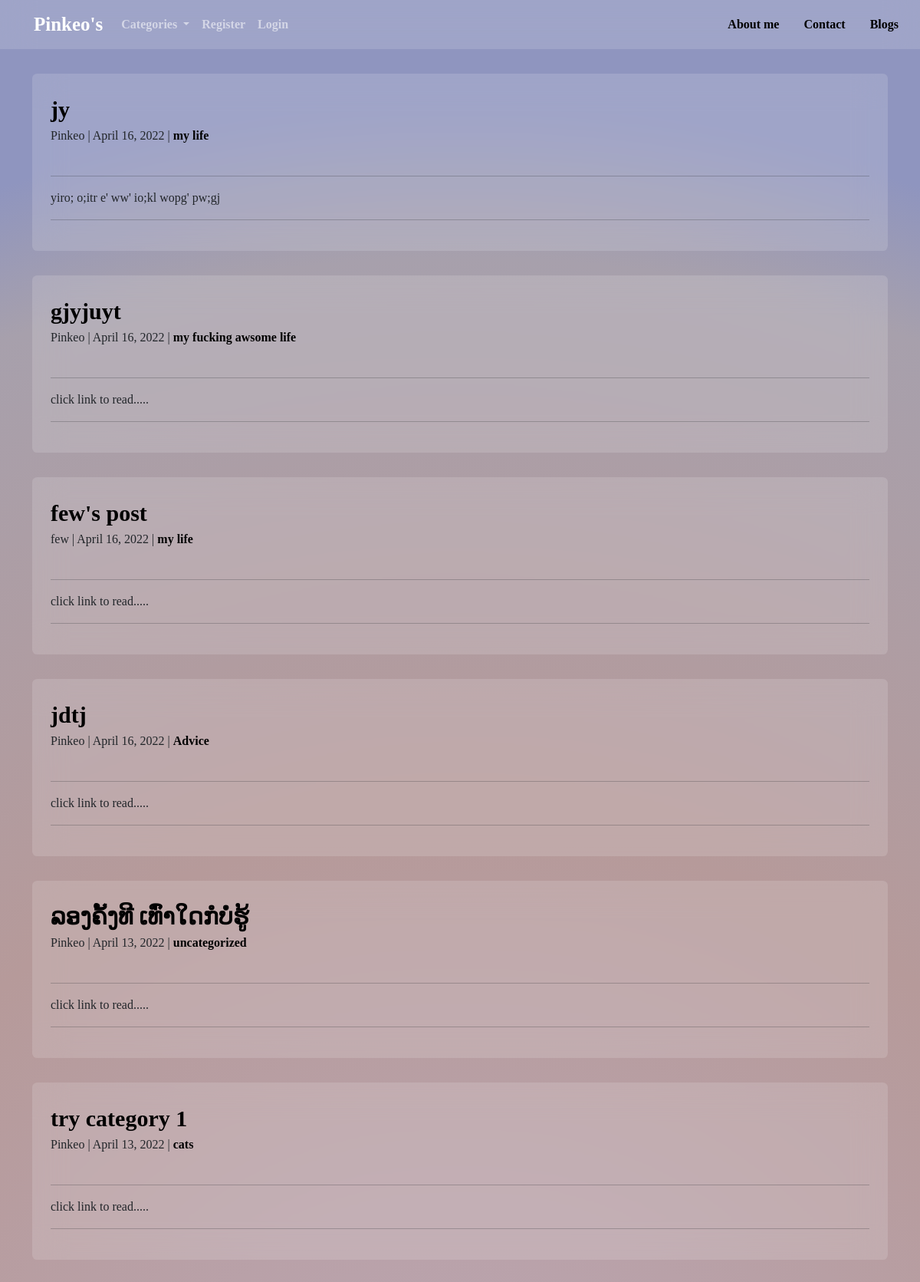
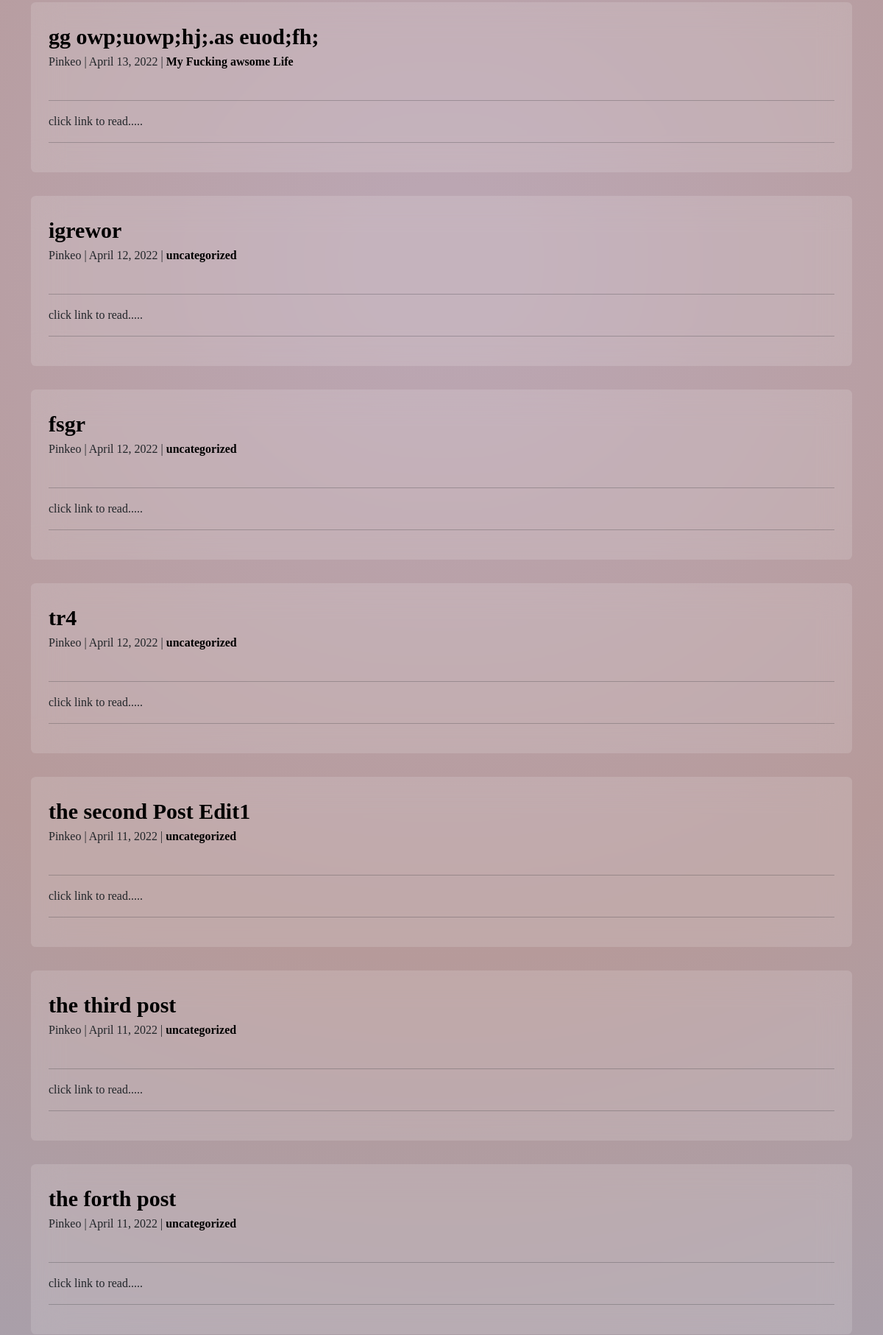
The page / (upper part) on the database its author committed (2 pictures, top to bottom).
### hi/models.py (models this page shows, shortened)
class Post(models.Model):
	title = models.CharField(max_length=255)
	title_tag = models.CharField(max_length=255)
	author = models.ForeignKey(User, on_delete = models.CASCADE)
	body = RichTextField(blank=True, null=True)
	post_date = models.DateField(auto_now_add = True)
	category = models.CharField(max_length=255, default ='uncategorized')
	snippet = models.CharField(max_length=255, default ='click link to read.....')

### hi/views.py (the view)
# urls.py: path('', HomeView.as_view(), name = "Home"),
class HomeView(ListView):
	model = Post
	template_name = 'hi/index.html'
	ordering = ['-post_date']
	def get_context_data(self, *args, **kwargs):
		category_menu = Category.objects.all()
		context = super(HomeView, self).get_context_data(*args, **kwargs)
		context["category_menu"] = category_menu
		return context

### hi/models.py (called while the page is built)
	def  __str__(self):
		return self.name

### hi/templates/hi/index.html (shortened to what this page needs)
{% extends 'hi/base.html' %}
 {% block content%}
<html>
<div class="post">
  <div class="post-body">
  {% for post in object_list %}
      <a href="{% url 'article-detail' post.pk %}" style="color: black; font-weight: bold; text-decoration: none; font-size: 30px">    {{ post.title }} </a>
      <br>
      {{ post.author }} | {{post.post_date}} | <a href="{% url 'category' post.category|slugify %}">{{ post.category }} </a>
        <br/> <br>
    <hr class="under-date">
    <div class="post-body">
      {{ post.snippet }}
      <hr/>
     </div>
</div>
</div>
<div class="post">
  <div class="post-body">
  {% endfor%}
  </div>
</div>
{% endblock %}

### hi/templates/hi/index.html (style rules this page uses)
.post { flex-wrap: wrap; animation: normal; border-radius: 0.4rem; margin-bottom: 2rem; padding: 1.5rem; background-color: rgba(255, 255, 255, .15); backdrop-filter: blur(20px); }
.post-body { display: block; }
hr.under-date { padding-right: 10rem; }
a { text-decoration: none; color: black; font-weight: bold; }

### hi/templates/hi/base.html (style rules this page uses)
html,body { background: #1D2B64; background: rgb(187,166,178); background: radial-gradient(circle, rgba(187,166,178,1) 5%, rgba(182,154,154,1) 45%, rgba(167,160,172,1) 80%, rgba(143,149,191,1) 89%); font-family: lao sangam Mn; }

### rows shown on the page
Post: title "jy", author "Pinkeo", post_date "April 16, 2022", category "my life", snippet "yiro; o;itr e' ww' io;kl wopg' pw;gj"
Post: title "gjyjuyt", author "Pinkeo", post_date "April 16, 2022", category "my fucking awsome life", snippet "click link to read....."
Post: title "few's post", author "few", post_date "April 16, 2022", category "my life", snippet "click link to read....."
Post: title "jdtj", author "Pinkeo", post_date "April 16, 2022", category "Advice", snippet "click link to read....."
Post: title "ລອງຄັ້ງທີ ເທົ່າໃດກໍບໍ່ຮູ້", author "Pinkeo", post_date "April 13, 2022", category "uncategorized", snippet "click link to read....."
Post: title "try category 1", author "Pinkeo", post_date "April 13, 2022", category "cats", snippet "click link to read....."
Post: title "gg owp;uowp;hj;.as euod;fh;", author "Pinkeo", post_date "April 13, 2022", category "My Fucking awsome Life", snippet "click link to read....."
Post: title "igrewor", author "Pinkeo", post_date "April 12, 2022", category "uncategorized", snippet "click link to read....."
Post: title "fsgr", author "Pinkeo", post_date "April 12, 2022", category "uncategorized", snippet "click link to read....."
Post: title "tr4", author "Pinkeo", post_date "April 12, 2022", category "uncategorized", snippet "click link to read....."
Post: title "the second Post Edit1", author "Pinkeo", post_date "April 11, 2022", category "uncategorized", snippet "click link to read....."
Post: title "the third post", author "Pinkeo", post_date "April 11, 2022", category "uncategorized", snippet "click link to read....."
Post: title "the forth post", author "Pinkeo", post_date "April 11, 2022", category "uncategorized", snippet "click link to read....."
